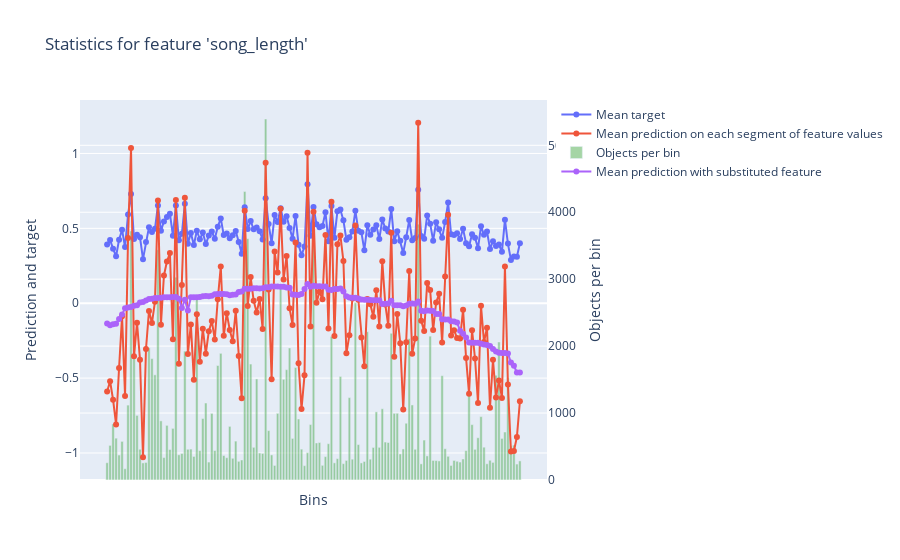

This figure's notebook cell:
### Code cell
%%time

# Create model
print('Training Model')
model3 = CatBoostClassifier(learning_rate=0.1, depth=10, iterations=300,)
model3.fit(train_data, train_labels)
res = model3.calc_feature_statistics(train_data,
                                    train_labels,
                                    feature=2,
                                    plot=True)

# Predicting
print('Predicting Values')
predict_labels3 = model3.predict(test_data)

### Figure 1 — Plotly figure (JSON) as saved in the notebook; plotly's stock layout.template omitted (floating-point values rounded to 4 significant figures; data arrays with more than 128 entries replaced by an {"elided": "..."} marker saying what was removed)
{"data": [{"mode": "lines+markers", "name": "Mean target", "type": "scatter", "xaxis": "x", "y": {"elided": "139 float values"}, "yaxis": "y"}, {"mode": "lines+markers", "name": "Mean prediction on each segment of feature values", "type": "scatter", "xaxis": "x", "y": {"elided": "139 float values"}, "yaxis": "y"}, {"marker": {"color": "rgba(30, 150, 30, 0.4)"}, "name": "Objects per bin", "type": "bar", "width": 0.8, "xaxis": "x", "y": {"elided": "139 int values"}, "yaxis": "y2"}, {"mode": "lines+markers", "name": "Mean prediction with substituted feature", "type": "scatter", "xaxis": "x", "y": {"elided": "139 float values"}, "yaxis": "y"}], "layout": {"title": {"text": "Statistics for feature 'song_length'"}, "xaxis": {"showticklabels": false, "tickmode": "array", "ticktext": {"elided": "139 str values"}, "tickvals": {"elided": "139 int values"}, "title": {"text": "Bins"}}, "yaxis": {"overlaying": "y2", "side": "left", "title": {"text": "Prediction and target"}}, "yaxis2": {"position": 1, "side": "right", "title": {"text": "Objects per bin"}}}}
